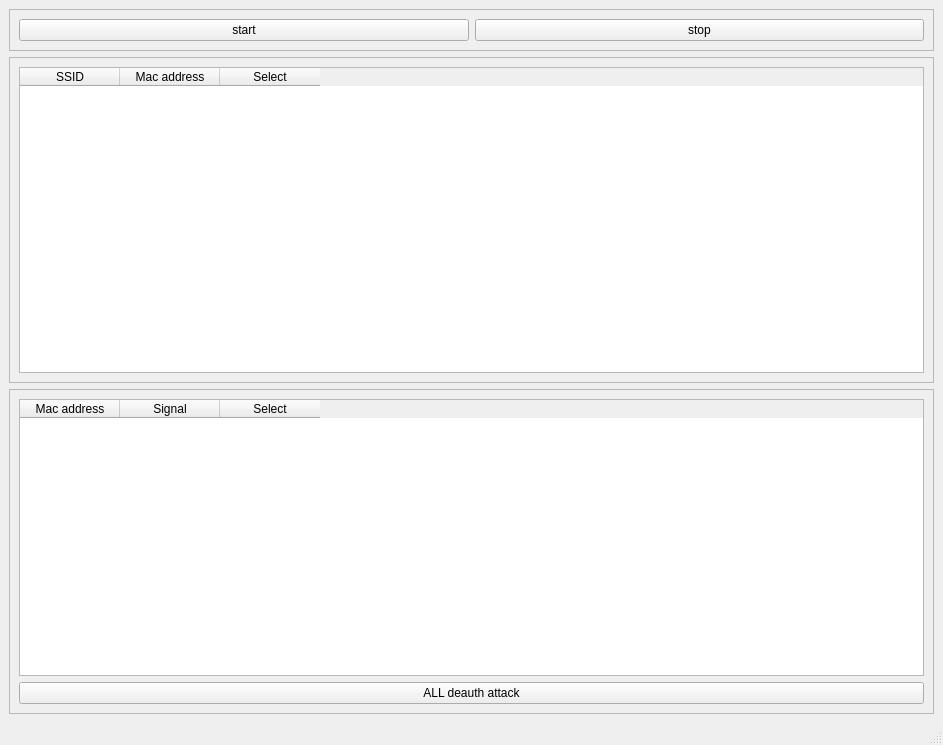
<?xml version="1.0" encoding="UTF-8"?>
<ui version="4.0">
 <class>MainWindow</class>
 <widget class="QMainWindow" name="MainWindow">
  <property name="geometry">
   <rect>
    <x>0</x>
    <y>0</y>
    <width>943</width>
    <height>745</height>
   </rect>
  </property>
  <property name="windowTitle">
   <string>MainWindow</string>
  </property>
  <widget class="QWidget" name="centralwidget">
   <layout class="QVBoxLayout" name="verticalLayout">
    <item>
     <widget class="QFrame" name="frame">
      <property name="frameShape">
       <enum>QFrame::StyledPanel</enum>
      </property>
      <property name="frameShadow">
       <enum>QFrame::Raised</enum>
      </property>
      <layout class="QHBoxLayout" name="horizontalLayout">
       <item>
        <widget class="QPushButton" name="btn_start">
         <property name="text">
          <string>start</string>
         </property>
        </widget>
       </item>
       <item>
        <widget class="QPushButton" name="btn_stop">
         <property name="text">
          <string>stop</string>
         </property>
        </widget>
       </item>
      </layout>
     </widget>
    </item>
    <item>
     <widget class="QFrame" name="frame_3">
      <property name="frameShape">
       <enum>QFrame::StyledPanel</enum>
      </property>
      <property name="frameShadow">
       <enum>QFrame::Raised</enum>
      </property>
      <layout class="QVBoxLayout" name="verticalLayout_3">
       <item>
        <widget class="QTableWidget" name="tableWidget">
         <property name="cursor" stdset="0">
          <cursorShape>BlankCursor</cursorShape>
         </property>
         <property name="selectionBehavior">
          <enum>QAbstractItemView::SelectRows</enum>
         </property>
         <column>
          <property name="text">
           <string>SSID</string>
          </property>
         </column>
         <column>
          <property name="text">
           <string>Mac address</string>
          </property>
         </column>
         <column>
          <property name="text">
           <string>Select</string>
          </property>
         </column>
        </widget>
       </item>
      </layout>
     </widget>
    </item>
    <item>
     <widget class="QFrame" name="frame_2">
      <property name="frameShape">
       <enum>QFrame::StyledPanel</enum>
      </property>
      <property name="frameShadow">
       <enum>QFrame::Raised</enum>
      </property>
      <layout class="QVBoxLayout" name="verticalLayout_2">
       <item>
        <widget class="QTableWidget" name="tableWidget_2">
         <property name="cursor" stdset="0">
          <cursorShape>BlankCursor</cursorShape>
         </property>
         <property name="selectionBehavior">
          <enum>QAbstractItemView::SelectRows</enum>
         </property>
         <column>
          <property name="text">
           <string>Mac address</string>
          </property>
         </column>
         <column>
          <property name="text">
           <string>Signal</string>
          </property>
         </column>
         <column>
          <property name="text">
           <string>Select</string>
          </property>
         </column>
        </widget>
       </item>
       <item>
        <widget class="QPushButton" name="btn_all">
         <property name="text">
          <string>ALL deauth attack</string>
         </property>
        </widget>
       </item>
      </layout>
     </widget>
    </item>
   </layout>
  </widget>
  <widget class="QMenuBar" name="menubar">
   <property name="geometry">
    <rect>
     <x>0</x>
     <y>0</y>
     <width>943</width>
     <height>22</height>
    </rect>
   </property>
  </widget>
  <widget class="QStatusBar" name="statusbar"/>
 </widget>
 <resources/>
 <connections/>
</ui>
